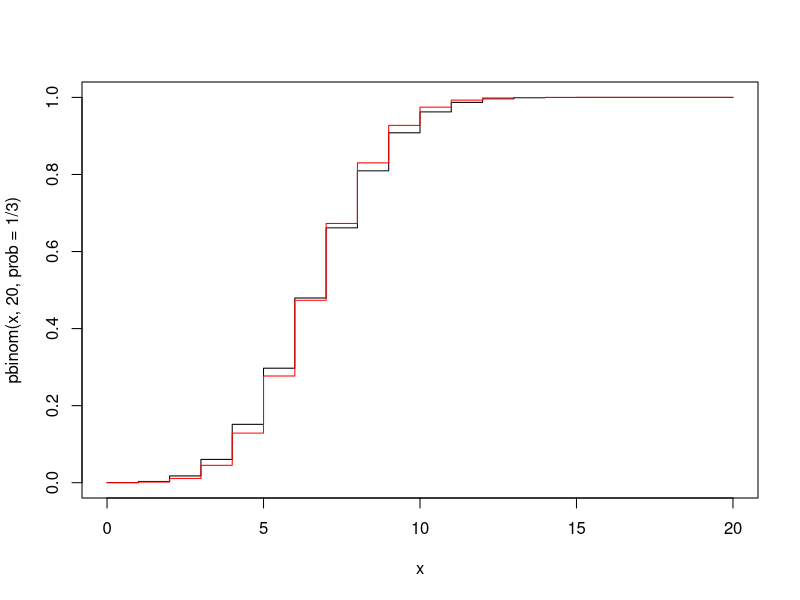
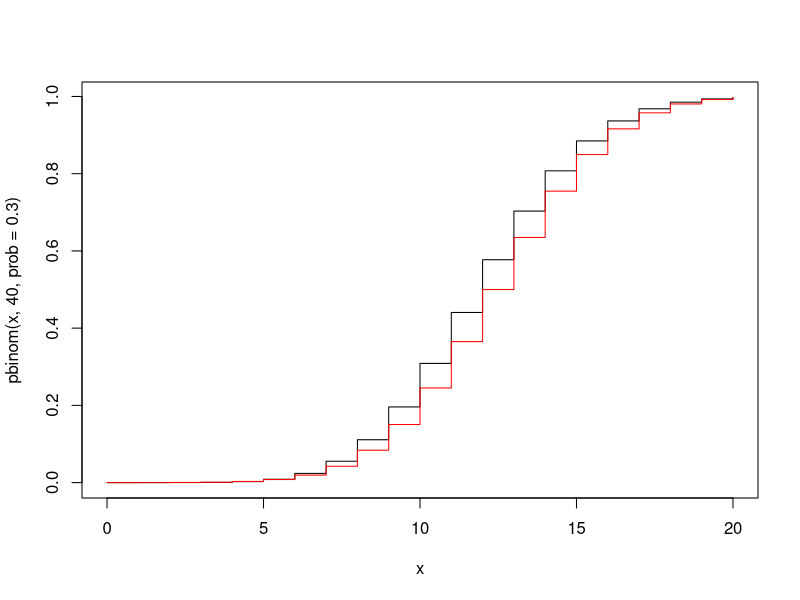
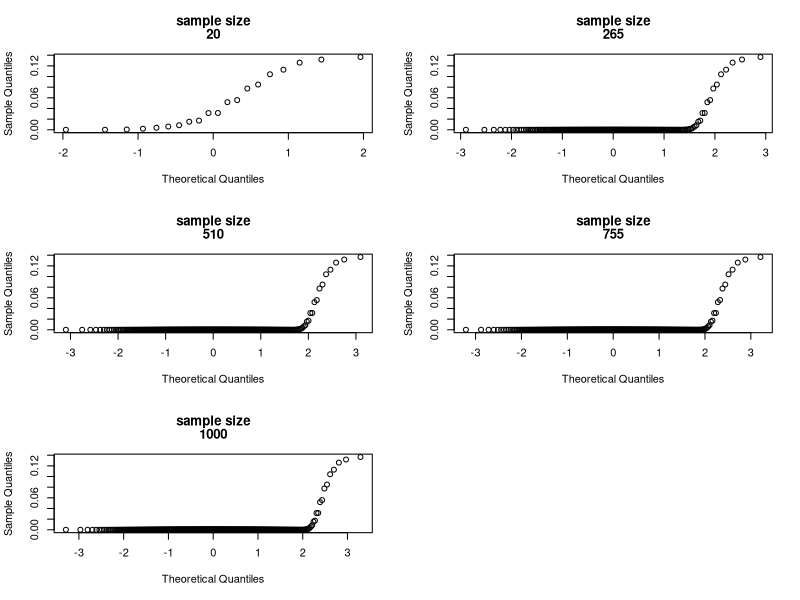
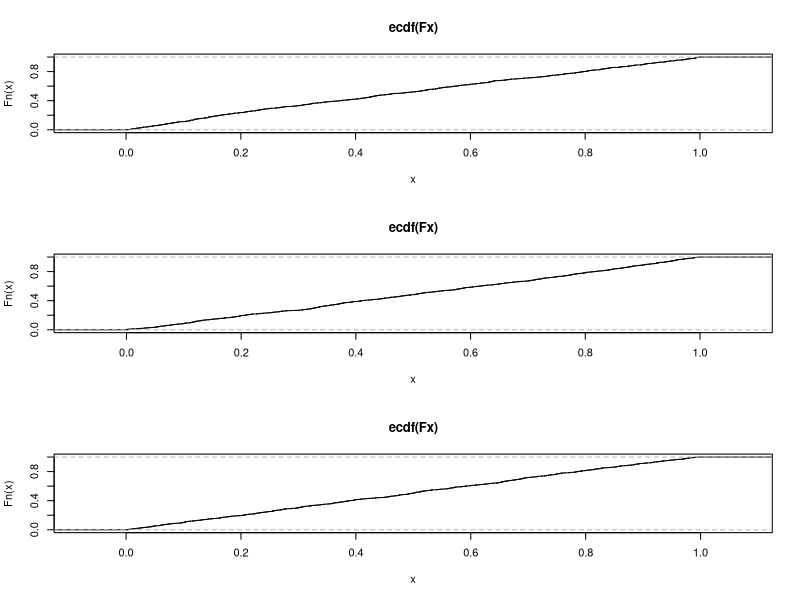

Source code (R) for these figures, in order:
####Problem 9
r = 2.5
p = 5
###P<=10
pgamma(q = 10, shape = r, scale = p)
pgamma(q = 5, shape = r, scale = p, lower.tail = F)
#P(abs(X-8)<3)=P(X<11) & P(X>5) = P(5<X<11)
pgamma(q = 5, shape = r, scale = p, lower.tail = F) - pgamma(q = 11, shape = r, scale = p, lower.tail = F)
i = 4
z = pgamma(q = i, shape = r, scale = p)
while(z<.1){
i = i + .001  
z = pgamma(q = i, shape = r, scale = p)   
} 
i
####Problem 10
x = 0:20
plot(x, pbinom(x, 20, prob = 1/3), type = 's')
lines(x, phyper(x, m = 40, n = 80, k = 20), type = 's', col = "red")
####Problem 11
x = 0:20
plot(x, pbinom(x, 40, prob = .3), type = 's')
lines(x, pnorm(x, mean = 12, sd = 2.9), type = 's', col = "red")
####Problem 12
# par(mfrow=c(3, 2))
# sizes = c(10, 20, 40, 100, 1000)
# for(i in sizes){
#   qqnorm(rnorm(i), title = paste(c("sample size", as.character(i))))
# }

#rnorm with a size of 10 does not resemble anything like a line
#rnorm with a size of 20 does not resemble anything like a line,
#but shows some aspects of straigthening out in the middle
#rnorm with a size of 40 is straigthening out in the middle
#rnorm with a size of 100 is straigthening out in the middle a little more
#rnorm with a size of 1000 is straigthening out in the middle, but not at the tail
####Problem 13

par(mfrow=c(3, 2))
sizes = seq(from = 20, to = 1000, by = 245)
for(i in sizes){
  
  qqnorm(dbinom(1:i, 40, prob = .3), main = paste(c("sample size", as.character(i))))
}
####Problem 14
###A
pnorm(3, lower.tail = F)
###B
pnorm(42, mean = 35, sd = 6, lower.tail = F)
###C
dbinom(10, 10, prob = 0.8)
###D
punif(0.9) 
###E
pchisq(6.5, df = 2, lower.tail = F)
####Problem 15
par(mfrow=c(3, 1))

x = rnorm(1000)
Fx = pnorm(x)
plot(ecdf(Fx))

x  = rbeta(1000, shape1 = 1, shape2 = 1)
Fx = rbeta(x, shape1 = 1, shape2 = 1)
plot(ecdf(Fx))

x = rgamma(1000, shape = 2, scale = 1)
Fx = pgamma(q = x, shape = 2, scale = 1)
plot(ecdf(Fx))
####Problem 16
#par(mfrow=c(2, 5))
X1 = rexp(1:1000,1)
X2 = rexp(1:1000,1)
X = X1+ X2
A = seq(from = .1, to = 1, by = .1)
# for(i in A){
#   qqnorm(X^i, main = paste("a is", i))
# }
# From this simulation we can infer a is between .2 and .3,
# but closer to .3


